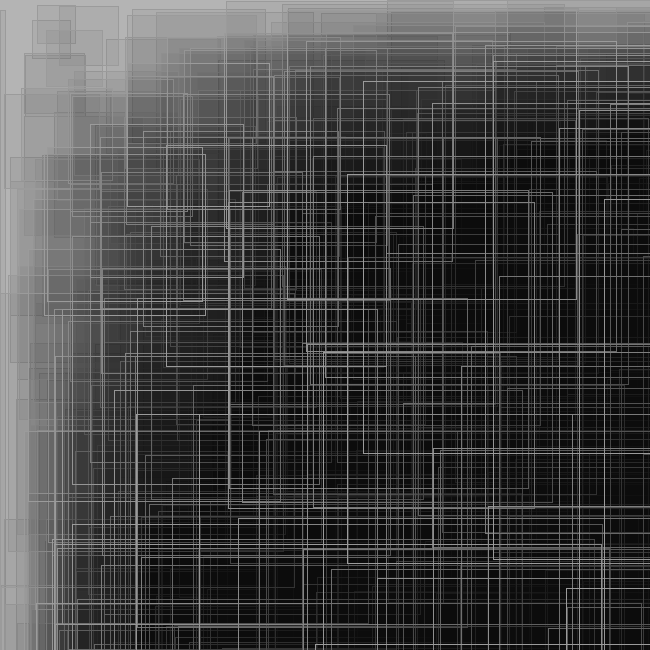
Frame 1 (no input)
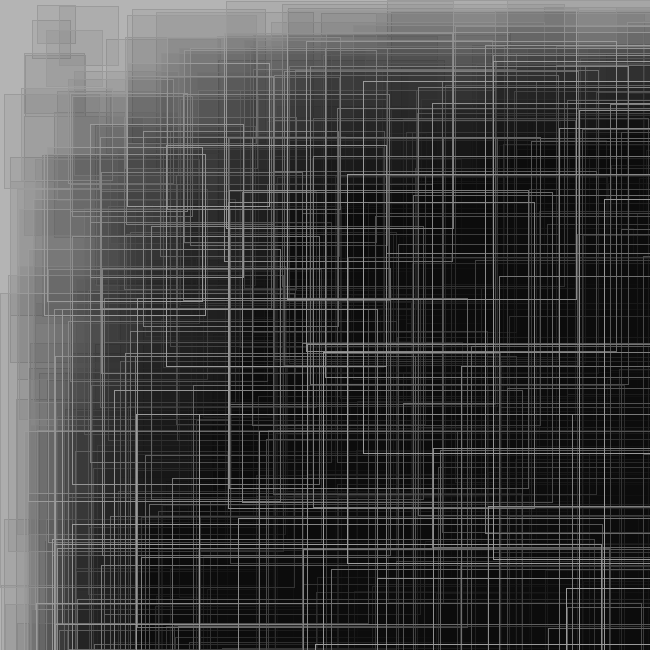
Frame 60 (the mouse pressed at the canvas centre just before this capture)
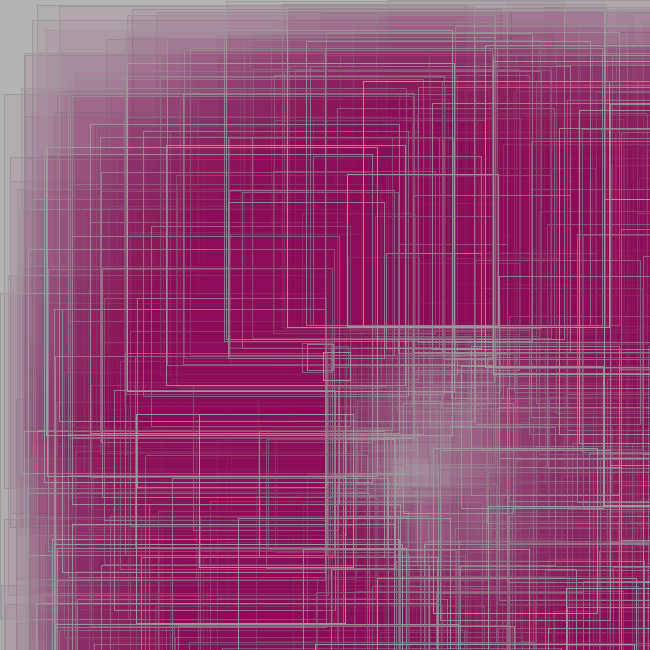
Frame 120 (the mouse held since frame 60 and released just before this capture)

The Processing sketch that drew these frames (run headless with seeded random() and noise(); from frame 60 on, the mouse is pressed at the canvas centre):

// Processing sketch: processing_68407
// ── processing_68407.pde

int barWidth = 5;
int lastBar = -1;

float x[] = new float[550];
float y[] = new float[550];
  
void setup() {
  size(650, 650);
  colorMode(HSB, 360, 100, height);
  noStroke();
  background(0);
  fill(170,75,75, 5);
  smooth();
  stroke(219);
 
  for (int i=0; i < x.length; i++) {
    x[i] = random(width);
    y[i] = random(height);
  }
}
  
void draw() {
  background(255);
  
  for (int i=0; i < x.length; i++) {
    float dia = dist(x[i], y[i], mouseX, mouseY);
    rect(x[i], y[i], dia, dia);
    {
  int whichBar = mouseX / barWidth;
  if (whichBar != lastBar) {
    int barX = whichBar * barWidth;
    fill(barX, 100, mouseY,10);
    rect(barX,10, barWidth, height);
    lastBar = whichBar;
  }
}


  }
}
void keyPressed() {
 
}
